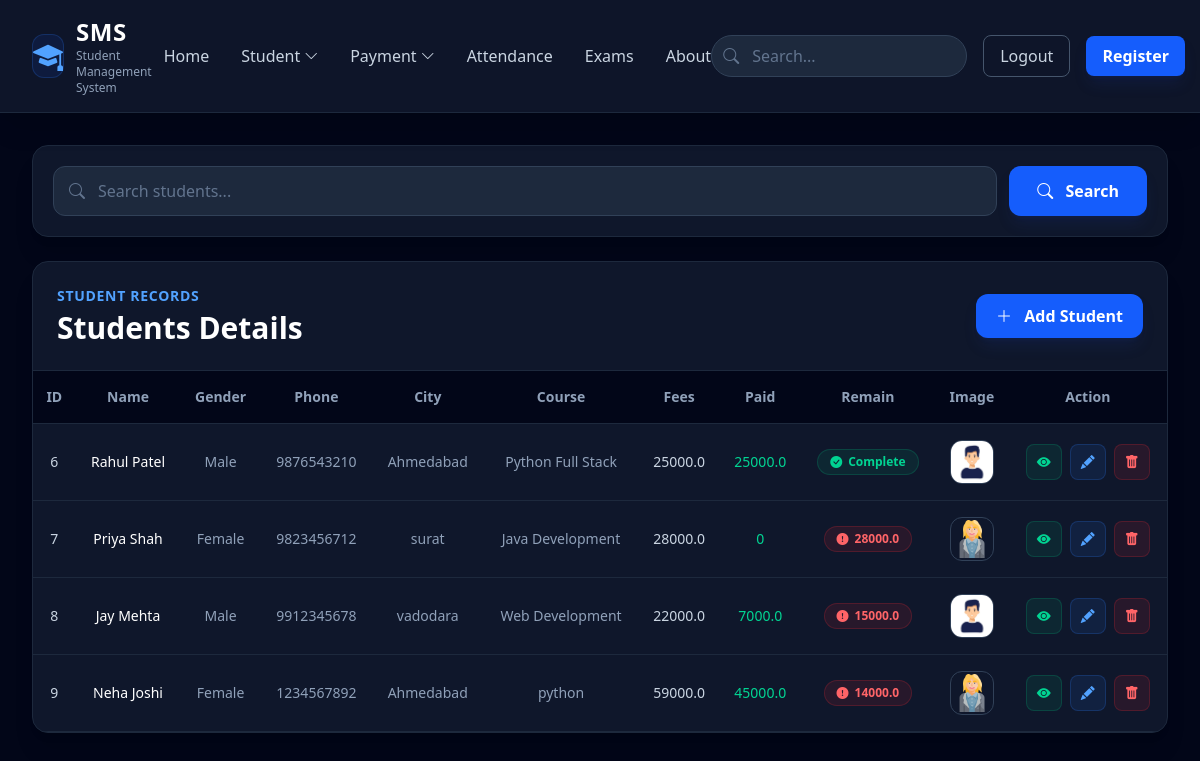
The app's page /showlist/ with its own data.
### student_app/models.py (models this page shows, shortened)
class Student(models.Model):
    gender = (
        ('male','male'),
        ('female','female')
    )
    name = models.CharField(max_length=50)
    gender = models.CharField(max_length=10,choices=gender)
    phone = models.IntegerField()
    city = models.CharField(max_length=50)
    course = models.CharField(max_length=50)
    fees = models.FloatField()
    image = models.ImageField(upload_to='media')

### student_app/views.py (the view)
# urls.py: path('showlist/',views.showlist,name='showlist'),
def showlist(request):
    student = Student.objects.all()
    search = request.GET.get('search')
    if search:
        student = student.filter(
            Q(name__icontains=search)
        )
    for s in student:
        paid = Payment.objects.filter(name=s).aggregate(
            total=Sum('payment_amount')
        )['total']
        if paid is None:
            paid = 0
        s.paid = paid
        s.remain = s.fees - paid
    return render(request,'showlist.html',{'student':student})

### templates/showlist.html
{% extends "base.html" %}
{% block contain %}
    <div class="max-w-7xl mx-auto p-6 lg:p-8">
        <div class="bg-slate-900 border border-slate-800 rounded-2xl shadow-xl p-5 mb-6">
            <form method="GET" class="flex gap-3 relative">
                <div class="relative flex-1">
                    <i class="bi bi-search absolute left-4 top-1/2 -translate-y-1/2 text-slate-500"></i>
                    <input type="search"
                        name="search"
                        placeholder="Search students..."
                        class="w-full bg-slate-800 border border-slate-700 text-white placeholder-slate-500 rounded-xl pl-11 pr-4 py-3 outline-none focus:border-blue-500 focus:ring-2 focus:ring-blue-500/20 transition">
                </div>
                <button
                    class="bg-blue-600 text-white px-7 py-3 rounded-xl font-semibold hover:bg-blue-500 shadow-lg shadow-blue-900/20 transition">
                    <i class="bi bi-search mr-2"></i>
                    Search
                </button>
            </form>
        </div>
        <div class="bg-slate-900 border border-slate-800 rounded-2xl shadow-xl overflow-hidden">
            <div class="flex flex-col sm:flex-row justify-between items-start sm:items-center gap-4 p-6 border-b border-slate-800">
                <div>
                    <p class="text-blue-400 text-sm font-semibold uppercase tracking-wider mb-1">
                        Student Records
                    </p>
                    <h2 class="text-3xl font-bold text-white">
                        Students Details
                    </h2>
                </div>
                <a href="/addstudent"
                    class="bg-blue-600 text-white px-5 py-2.5 rounded-xl font-semibold hover:bg-blue-500 shadow-lg shadow-blue-900/20 transition">
                    <i class="bi bi-plus-lg mr-2"></i>
                    Add Student
                </a>
            </div>
            <div class="overflow-x-auto">
                <table class="w-full text-sm">
                    <thead>
                        <tr class="bg-slate-950 border-b border-slate-800">
                            <th class="py-4 px-3 text-slate-400 font-semibold">ID</th>
                            <th class="py-4 px-3 text-slate-400 font-semibold">Name</th>
                            <th class="py-4 px-3 text-slate-400 font-semibold">Gender</th>
                            <th class="py-4 px-3 text-slate-400 font-semibold">Phone</th>
                            <th class="py-4 px-3 text-slate-400 font-semibold">City</th>
                            <th class="py-4 px-3 text-slate-400 font-semibold">Course</th>
                            <th class="py-4 px-3 text-slate-400 font-semibold">Fees</th>
                            <th class="py-4 px-3 text-slate-400 font-semibold">Paid</th>
                            <th class="py-4 px-3 text-slate-400 font-semibold">Remain</th>
                            <th class="py-4 px-3 text-slate-400 font-semibold">Image</th>
                            <th class="py-4 px-3 text-slate-400 font-semibold">Action</th>
                        </tr>
                    </thead>
                    <tbody>
                        {% for i in student %}
                            <tr class="border-b border-slate-800 hover:bg-slate-800/50 text-center transition">
                                <td class="py-4 px-3 text-slate-300">
                                    {{i.id}}
                                </td>
                                <td class="py-4 px-3 text-white font-medium">
                                    {{i.name}}
                                </td>
                                <td class="py-4 px-3 text-slate-400">
                                    {{i.gender}}
                                </td>
                                <td class="py-4 px-3 text-slate-400">
                                    {{i.phone}}
                                </td>
                                <td class="py-4 px-3 text-slate-400">
                                    {{i.city}}
                                </td>
                                <td class="py-4 px-3 text-slate-400">
                                    {{i.course}}
                                </td>
                                <td class="py-4 px-3 text-slate-300 font-medium">
                                    {{i.fees}}
                                </td>
                                <td class="py-4 px-3 text-emerald-400 font-medium">
                                    {{i.paid}}
                                </td>
                                <td class="py-4 px-3">
                                    {% if i.remain == 0 %}
                                        <span class="inline-flex items-center gap-1.5 bg-emerald-500/10 border border-emerald-500/20 text-emerald-400 px-3 py-1 rounded-full text-xs font-bold">
                                            <i class="bi bi-check-circle-fill"></i>
                                            Complete
                                        </span>
                                    {% else %}
                                        <span class="inline-flex items-center gap-1.5 bg-red-500/10 border border-red-500/20 text-red-400 px-3 py-1 rounded-full text-xs font-bold">
                                            <i class="bi bi-exclamation-circle-fill"></i>
                                            {{ i.remain }}
                                        </span>
                                    {% endif %}
                                </td>
                                <td class="py-4 px-3">
                                    <img src="/media/{{i.image}}"
                                        class="w-11 h-11 rounded-xl object-cover mx-auto border border-slate-700">
                                </td>
                                <td class="py-4 px-3">
                                    <div class="flex justify-center gap-2">
                                        <a href="/studentdetail/{{i.id}}"
                                            class="flex items-center justify-center bg-emerald-500/10 border border-emerald-500/20 text-emerald-400 hover:bg-emerald-500 hover:text-white w-9 h-9 rounded-lg transition"
                                            title="View">
                                            <i class="bi bi-eye-fill"></i>
                                        </a>
                                        <a href="/update/{{i.id}}"
                                            class="flex items-center justify-center bg-blue-500/10 border border-blue-500/20 text-blue-400 hover:bg-blue-600 hover:text-white w-9 h-9 rounded-lg transition"
                                            title="Edit">
                                            <i class="bi bi-pencil-fill"></i>
                                        </a>
                                        <a href="/delete/{{i.id}}" class="flex items-center justify-center bg-red-500/10 border border-red-500/20 text-red-400 hover:bg-red-600 hover:text-white w-9 h-9 rounded-lg transition"
                                            title="Delete">
                                            <i class="bi bi-trash-fill"></i>
                                        </a>
                                    </div>
                                </td>
                            </tr>
                        {% endfor %}
                    </tbody>
                </table>
            </div>
        </div>
    </div>
{% endblock contain %}

### templates/base.html (shortened to what this page needs)
<!DOCTYPE html>
<html lang="en">
<head>
    <script src="https://cdn.jsdelivr.net/npm/@tailwindcss/browser@4"></script>
    <link rel="stylesheet" href="https://cdn.jsdelivr.net/npm/bootstrap-icons@1.13.1/font/bootstrap-icons.min.css">
</head>
<body class="bg-slate-950">
    <nav class="relative z-50 bg-slate-900/95 backdrop-blur-xl text-white px-8 py-4 border-b border-slate-800 shadow-xl">
        <div class="flex items-center justify-between">
            <div class="flex items-center gap-3">
                <div class="w-11 h-11 rounded-xl bg-blue-600/10 border border-blue-500/20 flex items-center justify-center">
                    <i class="bi bi-mortarboard-fill text-3xl text-blue-400"></i>
                </div>
                <div>
                    <h1 class="text-2xl font-bold tracking-wide">SMS</h1>
                    <p class="text-xs text-slate-400">Student Management System</p>
                </div>
            </div>
            <div class="flex items-center gap-8 font-medium">
                <a href="/" class="text-slate-300 hover:text-blue-400 transition">
                    Home
                </a>
                <div class="relative group">
                    <button class="flex items-center gap-1 text-slate-300 hover:text-blue-400 cursor-pointer transition">
                        Student
                        <i class="bi bi-chevron-down text-sm"></i>
                    </button>
                </div>
                <div class="relative group">
                    <button class="flex items-center gap-1 text-slate-300 hover:text-blue-400 cursor-pointer transition">
                        Payment
                        <i class="bi bi-chevron-down text-sm"></i>
                    </button>
                </div>
                <a href="/attendance" class="text-slate-300 hover:text-blue-400 transition">
                    Attendance
                </a>
                <a href="/exam" class="text-slate-300 hover:text-blue-400 transition">
                    Exams
                </a>
                <a href="/about" class="text-slate-300 hover:text-blue-400 transition">
                    About
                </a>
            </div>
            <div class="flex items-center gap-4">
                <form method="GET" action="" class="relative">
                    <input type="search"
                        name="search"
                        placeholder="Search..."
                        class="w-64 pl-10 pr-4 py-2 rounded-full text-white bg-slate-800 border border-slate-700 placeholder-slate-500 focus:outline-none focus:ring-2 focus:ring-blue-500 focus:border-blue-500 transition">
                    <i class="bi bi-search absolute left-3 top-1/2 -translate-y-1/2 text-slate-500"></i>
                </form>
                <form method="POST" action="{% url 'logout' %}">
                    <button type="submit"
                        class="px-4 py-2 border border-slate-600 text-slate-300 rounded-lg hover:bg-slate-800 hover:text-white hover:border-slate-500 transition">
                        Logout
                    </button>
                </form>
                <a href="/register"
                    class="px-4 py-2 bg-blue-600 text-white font-semibold rounded-lg hover:bg-blue-500 shadow-lg shadow-blue-900/20 transition">
                    Register
                </a>
            </div>
        </div>
    </nav>
    {% block contain %}
    {% endblock contain %}
</body>
</html>

### records on screen
Student: id "6", name "Rahul Patel", gender "Male", phone "9876543210", city "Ahmedabad", course "Python Full Stack", fees "25000.0", paid "25000.0", shows "Complete", image (picture)
Student: id "7", name "Priya Shah", gender "Female", phone "9823456712", city "surat", course "Java Development", fees "28000.0", paid "0", remain "28000.0", image (picture)
Student: id "8", name "Jay Mehta", gender "Male", phone "9912345678", city "vadodara", course "Web Development", fees "22000.0", paid "7000.0", remain "15000.0", image (picture)
Student: id "9", name "Neha Joshi", gender "Female", phone "1234567892", city "Ahmedabad", course "python", fees "59000.0", paid "45000.0", remain "14000.0", image (picture)
